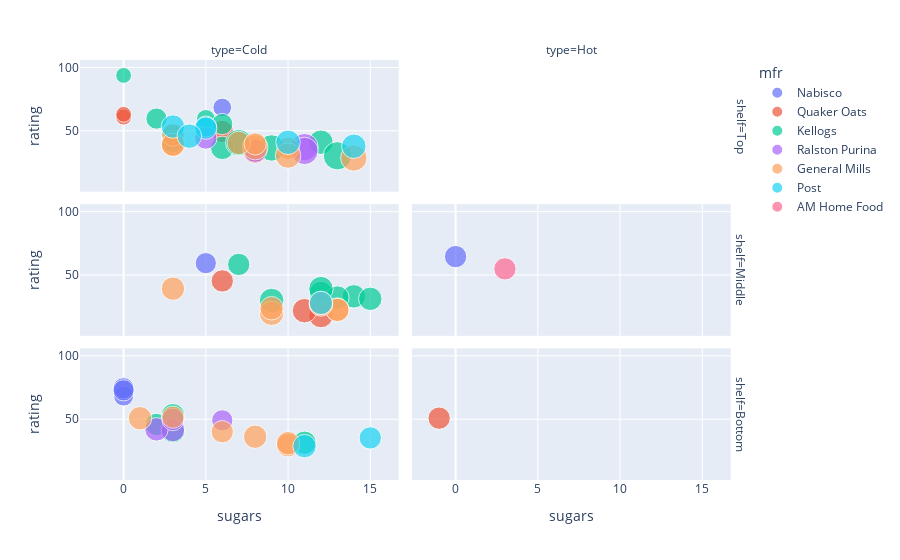

Notebook code cell kept with this figure:
### Code cell
fig = px.scatter(df,
                x='sugars',
                y='rating',
                color='mfr',
                size='calories',
                facet_row='shelf',
                facet_col='type',
                hover_name='name',
                category_orders={'shelf': ['Top', 'Middle', 'Bottom']})
fig.show()
print(df.head())

#facet_row แบ่งrow facet_col แบ่งcolumn

### Figure 1 — Plotly figure (JSON) as saved in the notebook; plotly's stock layout.template omitted (floating-point values rounded to 4 significant figures)
{"data": [{"hovertemplate": "<b>%{hovertext}</b><br><br>mfr=Nabisco<br>shelf=Top<br>type=Cold<br>sugars=%{x}<br>rating=%{y}<br>calories=%{marker.size}<extra></extra>", "hovertext": ["100% Bran"], "legendgroup": "Nabisco", "marker": {"color": "#636efa", "size": [70], "sizemode": "area", "sizeref": 0.4, "symbol": "circle"}, "mode": "markers", "name": "Nabisco", "orientation": "v", "showlegend": true, "type": "scatter", "x": [6], "xaxis": "x5", "y": [68.4], "yaxis": "y5"}, {"hovertemplate": "<b>%{hovertext}</b><br><br>mfr=Nabisco<br>shelf=Middle<br>type=Cold<br>sugars=%{x}<br>rating=%{y}<br>calories=%{marker.size}<extra></extra>", "hovertext": ["Strawberry Fruit Wheats"], "legendgroup": "Nabisco", "marker": {"color": "#636efa", "size": [90], "sizemode": "area", "sizeref": 0.4, "symbol": "circle"}, "mode": "markers", "name": "Nabisco", "orientation": "v", "showlegend": false, "type": "scatter", "x": [5], "xaxis": "x3", "y": [59.36], "yaxis": "y3"}, {"hovertemplate": "<b>%{hovertext}</b><br><br>mfr=Nabisco<br>shelf=Middle<br>type=Hot<br>sugars=%{x}<br>rating=%{y}<br>calories=%{marker.size}<extra></extra>", "hovertext": ["Cream of Wheat (Quick)"], "legendgroup": "Nabisco", "marker": {"color": "#636efa", "size": [100], "sizemode": "area", "sizeref": 0.4, "symbol": "circle"}, "mode": "markers", "name": "Nabisco", "orientation": "v", "showlegend": false, "type": "scatter", "x": [0], "xaxis": "x4", "y": [64.53], "yaxis": "y4"}, {"hovertemplate": "<b>%{hovertext}</b><br><br>mfr=Nabisco<br>shelf=Bottom<br>type=Cold<br>sugars=%{x}<br>rating=%{y}<br>calories=%{marker.size}<extra></extra>", "hovertext": ["Shredded Wheat", "Shredded Wheat 'n'Bran", "Shredded Wheat spoon size"], "legendgroup": "Nabisco", "marker": {"color": "#636efa", "size": [80, 90, 90], "sizemode": "area", "sizeref": 0.4, "symbol": "circle"}, "mode": "markers", "name": "Nabisco", "orientation": "v", "showlegend": false, "type": "scatter", "x": [0, 0, 0], "xaxis": "x", "y": [68.24, 74.47, 72.8], "yaxis": "y"}, {"hovertemplate": "<b>%{hovertext}</b><br><br>mfr=Quaker Oats<br>shelf=Top<br>type=Cold<br>sugars=%{x}<br>rating=%{y}<br>calories=%{marker.size}<extra></extra>", "hovertext": ["100% Natural Bran", "Puffed Rice", "Puffed Wheat", "Quaker Oat Squares"], "legendgroup": "Quaker Oats", "marker": {"color": "#EF553B", "size": [120, 50, 50, 100], "sizemode": "area", "sizeref": 0.4, "symbol": "circle"}, "mode": "markers", "name": "Quaker Oats", "orientation": "v", "showlegend": true, "type": "scatter", "x": [8, 0, 0, 6], "xaxis": "x5", "y": [33.98, 60.76, 63.01, 49.51], "yaxis": "y5"}, {"hovertemplate": "<b>%{hovertext}</b><br><br>mfr=Quaker Oats<br>shelf=Middle<br>type=Cold<br>sugars=%{x}<br>rating=%{y}<br>calories=%{marker.size}<extra></extra>", "hovertext": ["Cap'n'Crunch", "Honey Graham Ohs", "Life"], "legendgroup": "Quaker Oats", "marker": {"color": "#EF553B", "size": [120, 120, 100], "sizemode": "area", "sizeref": 0.4, "symbol": "circle"}, "mode": "markers", "name": "Quaker Oats", "orientation": "v", "showlegend": false, "type": "scatter", "x": [12, 11, 6], "xaxis": "x3", "y": [18.04, 21.87, 45.33], "yaxis": "y3"}, {"hovertemplate": "<b>%{hovertext}</b><br><br>mfr=Quaker Oats<br>shelf=Bottom<br>type=Hot<br>sugars=%{x}<br>rating=%{y}<br>calories=%{marker.size}<extra></extra>", "hovertext": ["Quaker Oatmeal"], "legendgroup": "Quaker Oats", "marker": {"color": "#EF553B", "size": [100], "sizemode": "area", "sizeref": 0.4, "symbol": "circle"}, "mode": "markers", "name": "Quaker Oats", "orientation": "v", "showlegend": false, "type": "scatter", "x": [-1], "xaxis": "x2", "y": [50.83], "yaxis": "y2"}, {"hovertemplate": "<b>%{hovertext}</b><br><br>mfr=Kellogs<br>shelf=Top<br>type=Cold<br>sugars=%{x}<br>rating=%{y}<br>calories=%{marker.size}<extra></extra>", "hovertext": ["All-Bran", "All-Bran with Extra Fiber", "Cracklin' Oat Bran", "Crispix", "Fruitful Bran", "Just Right Crunchy  Nuggets", "Just Right Fruit & Nut", "Mueslix Crispy Blend", "Nutri-Grain Almond-Raisin", "Nutri-grain Wheat", "Product 19", "Raisin Squares"], "legendgroup": "Kellogs", "marker": {"color": "#00cc96", "size": [70, 50, 110, 110, 120, 110, 140, 160, 140, 90, 100, 90], "sizemode": "area", "sizeref": 0.4, "symbol": "circle"}, "mode": "markers", "name": "Kellogs", "orientation": "v", "showlegend": true, "type": "scatter", "x": [5, 0, 7, 3, 12, 6, 9, 13, 7, 2, 3, 6], "xaxis": "x5", "y": [59.43, 93.7, 40.45, 46.9, 41.02, 36.52, 36.47, 30.31, 40.69, 59.64, 41.5, 55.33], "yaxis": "y5"}, {"hovertemplate": "<b>%{hovertext}</b><br><br>mfr=Kellogs<br>shelf=Middle<br>type=Cold<br>sugars=%{x}<br>rating=%{y}<br>calories=%{marker.size}<extra></extra>", "hovertext": ["Apple Jacks", "Corn Pops", "Froot Loops", "Frosted Mini-Wheats", "Nut&Honey Crunch", "Raisin Bran", "Smacks"], "legendgroup": "Kellogs", "marker": {"color": "#00cc96", "size": [110, 110, 110, 100, 120, 120, 110], "sizemode": "area", "sizeref": 0.4, "symbol": "circle"}, "mode": "markers", "name": "Kellogs", "orientation": "v", "showlegend": false, "type": "scatter", "x": [14, 12, 13, 7, 9, 12, 15], "xaxis": "x3", "y": [33.17, 35.78, 32.21, 58.35, 29.92, 39.26, 31.23], "yaxis": "y3"}, {"hovertemplate": "<b>%{hovertext}</b><br><br>mfr=Kellogs<br>shelf=Bottom<br>type=Cold<br>sugars=%{x}<br>rating=%{y}<br>calories=%{marker.size}<extra></extra>", "hovertext": ["Corn Flakes", "Frosted Flakes", "Rice Krispies", "Special K"], "legendgroup": "Kellogs", "marker": {"color": "#00cc96", "size": [100, 110, 110, 110], "sizemode": "area", "sizeref": 0.4, "symbol": "circle"}, "mode": "markers", "name": "Kellogs", "orientation": "v", "showlegend": false, "type": "scatter", "x": [2, 11, 3, 3], "xaxis": "x", "y": [45.86, 31.44, 40.56, 53.13], "yaxis": "y"}, {"hovertemplate": "<b>%{hovertext}</b><br><br>mfr=Ralston Purina<br>shelf=Top<br>type=Cold<br>sugars=%{x}<br>rating=%{y}<br>calories=%{marker.size}<extra></extra>", "hovertext": ["Almond Delight", "Double Chex", "Muesli Raisins, Dates, & Almonds", "Muesli Raisins, Peaches, & Pecans"], "legendgroup": "Ralston Purina", "marker": {"color": "#ab63fa", "size": [110, 100, 150, 150], "sizemode": "area", "sizeref": 0.4, "symbol": "circle"}, "mode": "markers", "name": "Ralston Purina", "orientation": "v", "showlegend": true, "type": "scatter", "x": [8, 5, 11, 11], "xaxis": "x5", "y": [34.38, 44.33, 37.14, 34.14], "yaxis": "y5"}, {"hovertemplate": "<b>%{hovertext}</b><br><br>mfr=Ralston Purina<br>shelf=Bottom<br>type=Cold<br>sugars=%{x}<br>rating=%{y}<br>calories=%{marker.size}<extra></extra>", "hovertext": ["Bran Chex", "Corn Chex", "Rice Chex", "Wheat Chex"], "legendgroup": "Ralston Purina", "marker": {"color": "#ab63fa", "size": [90, 110, 110, 100], "sizemode": "area", "sizeref": 0.4, "symbol": "circle"}, "mode": "markers", "name": "Ralston Purina", "orientation": "v", "showlegend": false, "type": "scatter", "x": [6, 3, 2, 3], "xaxis": "x", "y": [49.12, 41.45, 42, 49.79], "yaxis": "y"}, {"hovertemplate": "<b>%{hovertext}</b><br><br>mfr=General Mills<br>shelf=Top<br>type=Cold<br>sugars=%{x}<br>rating=%{y}<br>calories=%{marker.size}<extra></extra>", "hovertext": ["Basic 4", "Clusters", "Crispy Wheat & Raisins", "Oatmeal Raisin Crisp", "Raisin Nut Bran", "Total Corn Flakes", "Total Raisin Bran", "Total Whole Grain", "Triples"], "legendgroup": "General Mills", "marker": {"color": "#FFA15A", "size": [130, 110, 100, 130, 100, 110, 140, 100, 110], "sizemode": "area", "sizeref": 0.4, "symbol": "circle"}, "mode": "markers", "name": "General Mills", "orientation": "v", "showlegend": true, "type": "scatter", "x": [8, 7, 10, 10, 8, 3, 14, 3, 3], "xaxis": "x5", "y": [37.04, 40.4, 36.18, 30.45, 39.7, 38.84, 28.59, 46.66, 39.11], "yaxis": "y5"}, {"hovertemplate": "<b>%{hovertext}</b><br><br>mfr=General Mills<br>shelf=Middle<br>type=Cold<br>sugars=%{x}<br>rating=%{y}<br>calories=%{marker.size}<extra></extra>", "hovertext": ["Cinnamon Toast Crunch", "Cocoa Puffs", "Count Chocula", "Golden Grahams", "Kix", "Lucky Charms", "Trix"], "legendgroup": "General Mills", "marker": {"color": "#FFA15A", "size": [120, 110, 110, 110, 110, 110, 110], "sizemode": "area", "sizeref": 0.4, "symbol": "circle"}, "mode": "markers", "name": "General Mills", "orientation": "v", "showlegend": false, "type": "scatter", "x": [9, 13, 13, 9, 3, 12, 12], "xaxis": "x3", "y": [19.82, 22.74, 22.4, 23.8, 39.24, 26.73, 27.75], "yaxis": "y3"}, {"hovertemplate": "<b>%{hovertext}</b><br><br>mfr=General Mills<br>shelf=Bottom<br>type=Cold<br>sugars=%{x}<br>rating=%{y}<br>calories=%{marker.size}<extra></extra>", "hovertext": ["Apple Cinnamon Cheerios", "Cheerios", "Honey Nut Cheerios", "Multi-Grain Cheerios", "Wheaties", "Wheaties Honey Gold"], "legendgroup": "General Mills", "marker": {"color": "#FFA15A", "size": [110, 110, 110, 100, 100, 110], "sizemode": "area", "sizeref": 0.4, "symbol": "circle"}, "mode": "markers", "name": "General Mills", "orientation": "v", "showlegend": false, "type": "scatter", "x": [10, 1, 10, 6, 3, 8], "xaxis": "x", "y": [29.51, 50.76, 31.07, 40.11, 51.59, 36.19], "yaxis": "y"}, {"hovertemplate": "<b>%{hovertext}</b><br><br>mfr=Post<br>shelf=Top<br>type=Cold<br>sugars=%{x}<br>rating=%{y}<br>calories=%{marker.size}<extra></extra>", "hovertext": ["Bran Flakes", "Fruit & Fibre Dates, Walnuts, and Oats", "Grape Nuts Flakes", "Grape-Nuts", "Great Grains Pecan", "Post Nat. Raisin Bran"], "legendgroup": "Post", "marker": {"color": "#19d3f3", "size": [90, 120, 100, 110, 120, 120], "sizemode": "area", "sizeref": 0.4, "symbol": "circle"}, "mode": "markers", "name": "Post", "orientation": "v", "showlegend": true, "type": "scatter", "x": [5, 10, 5, 3, 4, 14], "xaxis": "x5", "y": [53.31, 40.92, 52.08, 53.37, 45.81, 37.84], "yaxis": "y5"}, {"hovertemplate": "<b>%{hovertext}</b><br><br>mfr=Post<br>shelf=Middle<br>type=Cold<br>sugars=%{x}<br>rating=%{y}<br>calories=%{marker.size}<extra></extra>", "hovertext": ["Fruity Pebbles"], "legendgroup": "Post", "marker": {"color": "#19d3f3", "size": [110], "sizemode": "area", "sizeref": 0.4, "symbol": "circle"}, "mode": "markers", "name": "Post", "orientation": "v", "showlegend": false, "type": "scatter", "x": [12], "xaxis": "x3", "y": [28.03], "yaxis": "y3"}, {"hovertemplate": "<b>%{hovertext}</b><br><br>mfr=Post<br>shelf=Bottom<br>type=Cold<br>sugars=%{x}<br>rating=%{y}<br>calories=%{marker.size}<extra></extra>", "hovertext": ["Golden Crisp", "Honey-comb"], "legendgroup": "Post", "marker": {"color": "#19d3f3", "size": [100, 110], "sizemode": "area", "sizeref": 0.4, "symbol": "circle"}, "mode": "markers", "name": "Post", "orientation": "v", "showlegend": false, "type": "scatter", "x": [15, 11], "xaxis": "x", "y": [35.25, 28.74], "yaxis": "y"}, {"hovertemplate": "<b>%{hovertext}</b><br><br>mfr=AM Home Food<br>shelf=Middle<br>type=Hot<br>sugars=%{x}<br>rating=%{y}<br>calories=%{marker.size}<extra></extra>", "hovertext": ["Maypo"], "legendgroup": "AM Home Food", "marker": {"color": "#FF6692", "size": [100], "sizemode": "area", "sizeref": 0.4, "symbol": "circle"}, "mode": "markers", "name": "AM Home Food", "orientation": "v", "showlegend": true, "type": "scatter", "x": [3], "xaxis": "x4", "y": [54.85], "yaxis": "y4"}], "layout": {"annotations": [{"font": {}, "showarrow": false, "text": "type=Cold", "x": 0.24, "xanchor": "center", "xref": "paper", "y": 1.0, "yanchor": "bottom", "yref": "paper"}, {"font": {}, "showarrow": false, "text": "type=Hot", "x": 0.74, "xanchor": "center", "xref": "paper", "y": 1.0, "yanchor": "bottom", "yref": "paper"}, {"font": {}, "showarrow": false, "text": "shelf=Bottom", "textangle": 90, "x": 0.98, "xanchor": "left", "xref": "paper", "y": 0.1567, "yanchor": "middle", "yref": "paper"}, {"font": {}, "showarrow": false, "text": "shelf=Middle", "textangle": 90, "x": 0.98, "xanchor": "left", "xref": "paper", "y": 0.5, "yanchor": "middle", "yref": "paper"}, {"font": {}, "showarrow": false, "text": "shelf=Top", "textangle": 90, "x": 0.98, "xanchor": "left", "xref": "paper", "y": 0.8433, "yanchor": "middle", "yref": "paper"}], "legend": {"itemsizing": "constant", "title": {"text": "mfr"}, "tracegroupgap": 0}, "margin": {"t": 60}, "xaxis": {"anchor": "y", "domain": [0, 0.48], "title": {"text": "sugars"}}, "xaxis2": {"anchor": "y2", "domain": [0.5, 0.98], "matches": "x", "title": {"text": "sugars"}}, "xaxis3": {"anchor": "y3", "domain": [0, 0.48], "matches": "x", "showticklabels": false}, "xaxis4": {"anchor": "y4", "domain": [0.5, 0.98], "matches": "x", "showticklabels": false}, "xaxis5": {"anchor": "y5", "domain": [0, 0.48], "matches": "x", "showticklabels": false}, "xaxis6": {"anchor": "y6", "domain": [0.5, 0.98], "matches": "x", "showticklabels": false}, "yaxis": {"anchor": "x", "domain": [0, 0.3133], "title": {"text": "rating"}}, "yaxis2": {"anchor": "x2", "domain": [0, 0.3133], "matches": "y", "showticklabels": false}, "yaxis3": {"anchor": "x3", "domain": [0.3433, 0.6567], "matches": "y", "title": {"text": "rating"}}, "yaxis4": {"anchor": "x4", "domain": [0.3433, 0.6567], "matches": "y", "showticklabels": false}, "yaxis5": {"anchor": "x5", "domain": [0.6867, 1.0], "matches": "y", "title": {"text": "rating"}}, "yaxis6": {"anchor": "x6", "domain": [0.6867, 1.0], "matches": "y", "showticklabels": false}}}
